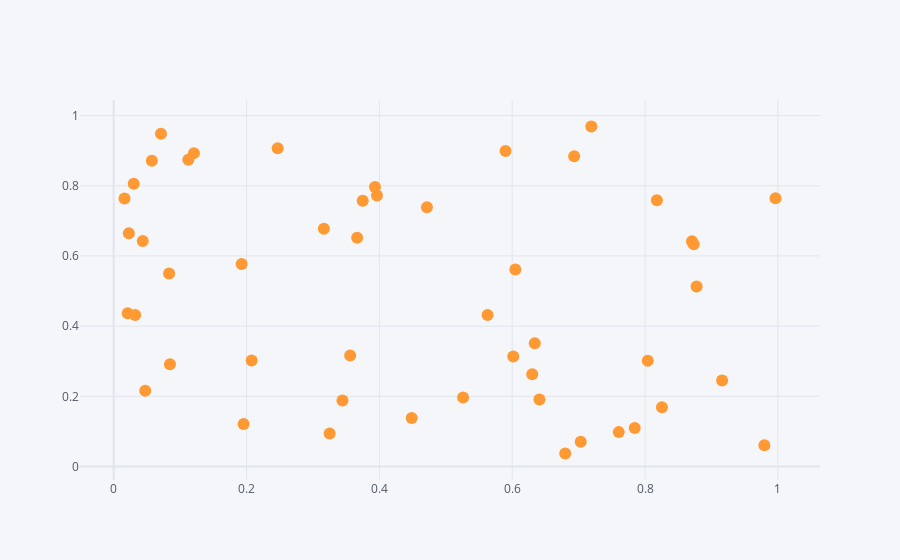

The code cell stored with this chart in its notebook:
### Code cell
df.iplot(kind='scatter',x='A',y='B', mode='markers')

### Figure 1 — Plotly figure (JSON) as saved in the notebook; plotly's stock layout.template omitted (floating-point values rounded to 4 significant figures)
{"data": [{"line": {"color": "rgba(255, 153, 51, 1.0)", "dash": "solid", "shape": "linear", "width": 1.3}, "marker": {"size": 12, "symbol": "circle"}, "mode": "markers", "name": "B", "text": "", "type": "scatter", "x": [0.5629, 0.03011, 0.8177, 0.02276, 0.8706, 0.9796, 0.3251, 0.3444, 0.7031, 0.08472, 0.3934, 0.1123, 0.1207, 0.5899, 0.526, 0.1955, 0.04371, 0.6046, 0.4716, 0.04743, 0.08336, 0.356, 0.634, 0.3665, 0.2076, 0.2468, 0.7604, 0.07116, 0.1926, 0.6301, 0.641, 0.3964, 0.03229, 0.6798, 0.8254, 0.3164, 0.8041, 0.8732, 0.4486, 0.7845, 0.02105, 0.9964, 0.7191, 0.6015, 0.8776, 0.01624, 0.3749, 0.6933, 0.05746, 0.916], "y": [0.4316, 0.8057, 0.7587, 0.6644, 0.6417, 0.06071, 0.09399, 0.1883, 0.07051, 0.2916, 0.7965, 0.8742, 0.893, 0.8992, 0.1968, 0.121, 0.6424, 0.5612, 0.7389, 0.2159, 0.5497, 0.3163, 0.3513, 0.6519, 0.3021, 0.907, 0.09795, 0.9485, 0.5771, 0.2628, 0.1912, 0.7724, 0.4319, 0.03701, 0.1687, 0.6775, 0.3013, 0.6331, 0.1384, 0.1094, 0.4369, 0.7647, 0.9689, 0.3135, 0.5128, 0.7639, 0.7574, 0.8844, 0.8713, 0.2451]}], "layout": {"legend": {"bgcolor": "#F5F6F9", "font": {"color": "#4D5663"}}, "paper_bgcolor": "#F5F6F9", "plot_bgcolor": "#F5F6F9", "title": {"font": {"color": "#4D5663"}}, "xaxis": {"gridcolor": "#E1E5ED", "showgrid": true, "tickfont": {"color": "#4D5663"}, "title": {"font": {"color": "#4D5663"}, "text": ""}, "zerolinecolor": "#E1E5ED"}, "yaxis": {"gridcolor": "#E1E5ED", "showgrid": true, "tickfont": {"color": "#4D5663"}, "title": {"font": {"color": "#4D5663"}, "text": ""}, "zerolinecolor": "#E1E5ED"}}}
